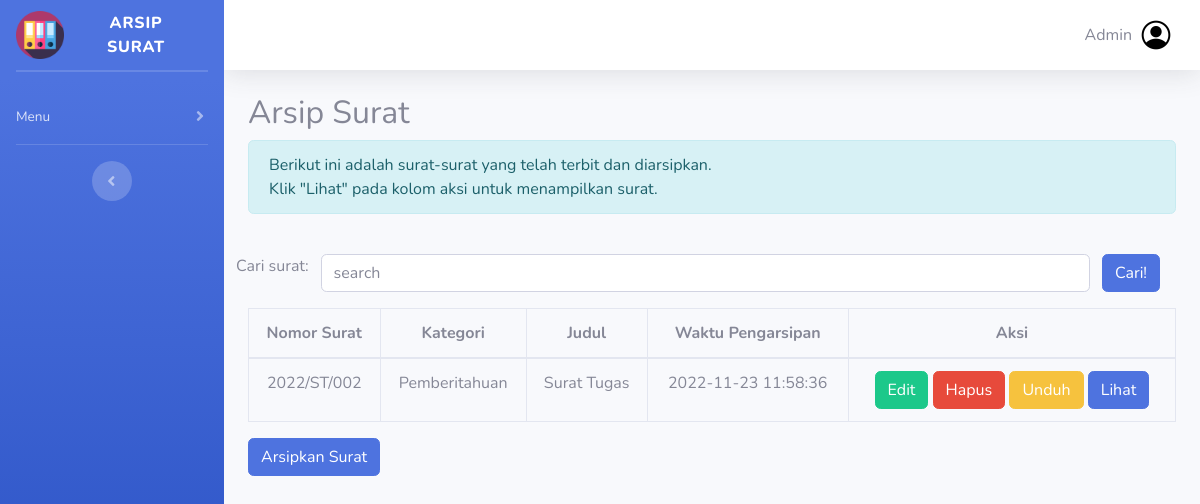
The app's page /arsip.php?cari=Surat Tugas (signed in) with its own data.
### tables this page shows
CREATE TABLE `arsip` (
  `id_arsip` int(11) NOT NULL AUTO_INCREMENT,
  `nomor_surat` varchar(100) NOT NULL,
  `kategori` varchar(100) NOT NULL,
  `judul` varchar(200) NOT NULL,
  `waktu` datetime NOT NULL DEFAULT current_timestamp(),
  `file` varchar(200) NOT NULL,
  PRIMARY KEY (`id_arsip`)
);

### arsip.php (the view, shortened to what this page needs)
<!DOCTYPE html>
<html>
<head>
<link rel="stylesheet" href="asset/css/sb-admin-2.min.css">
<?php
    include("layout/header.php");
    include("layout/sidebar.php");
    include("layout/topbar.php");
?>
</head>
<body>
    <div class="container">
    <h2>Arsip Surat</h2>
    <div class="alert alert-info">
				<medium>
        Berikut ini adalah surat-surat yang telah terbit dan diarsipkan.<br />
				Klik "Lihat" pada kolom aksi untuk menampilkan surat.<br />
				</medium>
			</div>
    <br>
    <form class="form-group row" method="get" action="">
              <span>Cari surat: </span>
              <div class="col-sm-10">
                <input type="text" class="form-control" placeholder="search" name="cari">
              </div>
              <input type="submit" class="btn btn-primary" value="Cari!" />
    </form>
    <table class="table table-bordered table-hover">
    <thead>
        <tr>
            <th style="text-align: center;">Nomor Surat</th>
            <th style="text-align: center;">Kategori</th>
            <th style="text-align: center;">Judul</th>
            <th style="text-align: center;">Waktu Pengarsipan</th>
            <th colspan='3' style="text-align: center;">Aksi</th>
        </tr>
    </thead>
    <tbody>
<?php
include "koneksi.php";
    $query = mysqli_query($kon, "SELECT * FROM arsip");
    if (isset($_GET['cari'])) {
      $query = mysqli_query($kon, "SELECT * FROM arsip WHERE judul LIKE '%".
        $_GET['cari']."%'");
    }
    while ($dt = mysqli_fetch_assoc($query)) {
      ?>
      <tr>
        <td style="text-align: center;"><?= $dt['nomor_surat']; ?></td>
        <td style="text-align: center;"><?= $dt['kategori']; ?></td>
        <td style="text-align: center;"><?= $dt['judul']; ?></td>
        <td style="text-align: center;"><?= $dt['waktu']; ?></td>
        <td style="text-align: center;">
        <a href="editarsip.php?id_arsip=<?php echo $dt['id_arsip'];?>" class="btn btn-success"> Edit </a>
        <a href="deletearsip.php?id_arsip=<?php echo $dt['id_arsip'];?>" onclick="return confirm('Apakah Anda yakin ingin menghapus arsip surat ini?');" class="btn btn-danger"> Hapus </a>
        <a href="file/<?php echo $dt['file'];?> "download="<?php echo $dt['file'];?>" class="btn btn-warning"> Unduh </a>
        <a href="lihat_data.php?nomor_surat=<?php echo $dt['nomor_surat'] ?>" class="btn btn-primary"> Lihat </a>
        </td>
      </tr>
    <?php
    }
    ?>
  </tbody>
</table>
<a href="tambaharsip.php" class="btn btn-primary" role="button"> Arsipkan Surat</a>
</div>
</body>
</html>

### arsip.php (style rules this page uses)
.btn { transition: transform 0.7s; }

### records on screen
arsip: nomor_surat "2022/ST/002", kategori "Pemberitahuan", judul "Surat Tugas", waktu "2022-11-23 11:58:36"

### other values on screen
$_SESSION['username'] "Admin"
